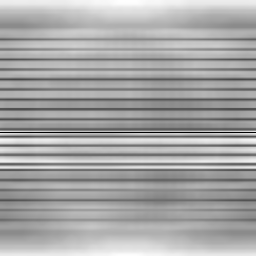
#> input picture 220 signal/Practice_DFT/online 21/Online_B/encrypted_image.tiff, 256 x 256 px, given in place of image.png, which was not available
$ python online.py
#> lines starting #> are read from the running program, lines starting #| are printed output that depends on the picture; pictures that were not available may be replaced by others from this repository, and a replacement may not be noted
import numpy as np
import matplotlib.pyplot as plt
from PIL import Image as PILImage


# ── Load images ───────────────────────────────────────────────────────────────
image         = np.array(PILImage.open("E:\\2-2\\220 signal\\Practice_DFT\\online 21\\Online_C\\image.png"))
#> image is the input picture: shape (256, 256) int32; min 48, max 12841585, mean 8372335.1
shifted_image = np.array(PILImage.open("E:\\2-2\\220 signal\\Practice_DFT\\online 21\\Online_C\\shifted_image.png"))
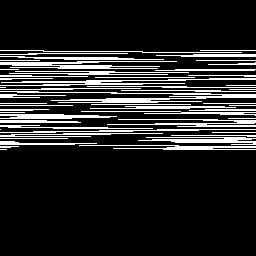
#> input picture 220 signal/Practice_DFT/online c1c2 22/shifted_image.jpg, 256 x 256 px, given in place of shifted_image.png, which was not available
#> shifted_image is the input picture: shape (256, 256, 3); min 0, max 255, mean 38.9

def to_gray(img):
    return img.mean(axis=2).astype(np.float64) if img.ndim == 3 else img.astype(np.float64)

img_gray  = to_gray(image)
simg_gray = to_gray(shifted_image)
H, W = img_gray.shape
#> H = 256; W = 256


# ── Helper: FFT-based circular cross-correlation ──────────────────────────────
def cross_corr_fft(a, b):
    """r[l] = IFFT( FFT(a) * conj(FFT(b)) )  — peak at l gives shift of b vs a."""
    A = np.fft.fft(a)
    B = np.fft.fft(b)
    return np.real(np.fft.ifft(A * np.conjugate(B)))


# ── Wise row / column selection ───────────────────────────────────────────────
# Pick row / col that has signal variation in BOTH images (maximises product of variances)
row_idx = int(np.argmax(np.var(img_gray, axis=1) * np.var(simg_gray, axis=1)))
#> row_idx = 69
col_idx = int(np.argmax(np.var(img_gray, axis=0) * np.var(simg_gray, axis=0)))
#> col_idx = 255
print(f"Selected row {row_idx} for horizontal shift, col {col_idx} for vertical shift")
#| Selected row 69 for horizontal shift, col 255 for vertical shift


# ── Step 1: Horizontal shift ──────────────────────────────────────────────────
corr_h = cross_corr_fft(img_gray[row_idx, :], simg_gray[row_idx, :])
#> corr_h = 256 values, max 1.72e+11 at index 136, min 1.46e+11 at index 31, mean 1.61e+11
h_raw  = int(np.argmax(corr_h))
#> h_raw = 136
horizontal_shift = h_raw if h_raw <= W // 2 else h_raw - W
#> horizontal_shift = -120
print(f"Detected horizontal shift: {horizontal_shift} pixels")
#| Detected horizontal shift: -120 pixels


# ── Step 2: Vertical shift ────────────────────────────────────────────────────
corr_v = cross_corr_fft(img_gray[:, col_idx], simg_gray[:, col_idx])
#> corr_v = 256 values, max 1.01e+11 at index 196, min 8.39e+10 at index 239, mean 9.44e+10
v_raw  = int(np.argmax(corr_v))
#> v_raw = 196
vertical_shift = v_raw if v_raw <= H // 2 else v_raw - H
#> vertical_shift = -60
print(f"Detected vertical shift  : {vertical_shift} pixels")
#| Detected vertical shift  : -60 pixels


# ── Step 3: Reverse the shift ─────────────────────────────────────────────────
reversed_shifted_image = np.roll(simg_gray, vertical_shift, axis=0)
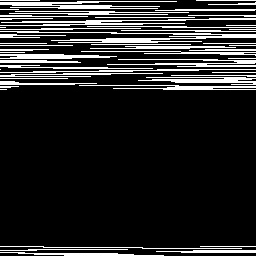
#> reversed_shifted_image: shape (256, 256) float64; min 0, max 255, mean 38.9
reversed_shifted_image = np.roll(reversed_shifted_image, horizontal_shift, axis=1)
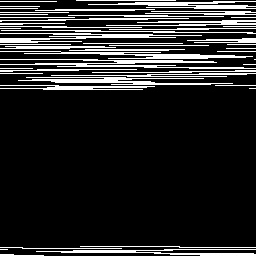
#> reversed_shifted_image: shape (256, 256) float64; min 0, max 255, mean 38.9

diff = np.abs(img_gray - reversed_shifted_image)
print(f"Max pixel difference after realignment : {diff.max():.2f}")
#| Max pixel difference after realignment : 12841330.00
print(f"Mean pixel difference after realignment: {diff.mean():.4f}")
#| Mean pixel difference after realignment: 8372296.1507


# ── Visualise ─────────────────────────────────────────────────────────────────
plt.figure(figsize=(14, 8))

plt.subplot(2, 3, 1)
plt.imshow(img_gray, cmap='gray'); plt.title("Original Image"); plt.axis('off')

plt.subplot(2, 3, 2)
plt.imshow(simg_gray, cmap='gray'); plt.title("Shifted Image"); plt.axis('off')

plt.subplot(2, 3, 3)
plt.imshow(reversed_shifted_image, cmap='gray')
plt.title(f"Reversed Shifted Image\n(h={horizontal_shift}, v={vertical_shift})")
plt.axis('off')

plt.subplot(2, 3, 4)
plt.plot(corr_h)
plt.axvline(h_raw, color='r', linestyle='--', label=f'peak={h_raw} → shift={horizontal_shift}')
plt.title("Horizontal Cross-Correlation"); plt.xlabel("Lag"); plt.legend(); plt.grid(True)

plt.subplot(2, 3, 5)
plt.plot(corr_v)
plt.axvline(v_raw, color='r', linestyle='--', label=f'peak={v_raw} → shift={vertical_shift}')
plt.title("Vertical Cross-Correlation"); plt.xlabel("Lag"); plt.legend(); plt.grid(True)

plt.subplot(2, 3, 6)
plt.imshow(diff, cmap='hot'); plt.title(f"Difference (max={diff.max():.1f})")
plt.colorbar(); plt.axis('off')

plt.tight_layout()
plt.show()
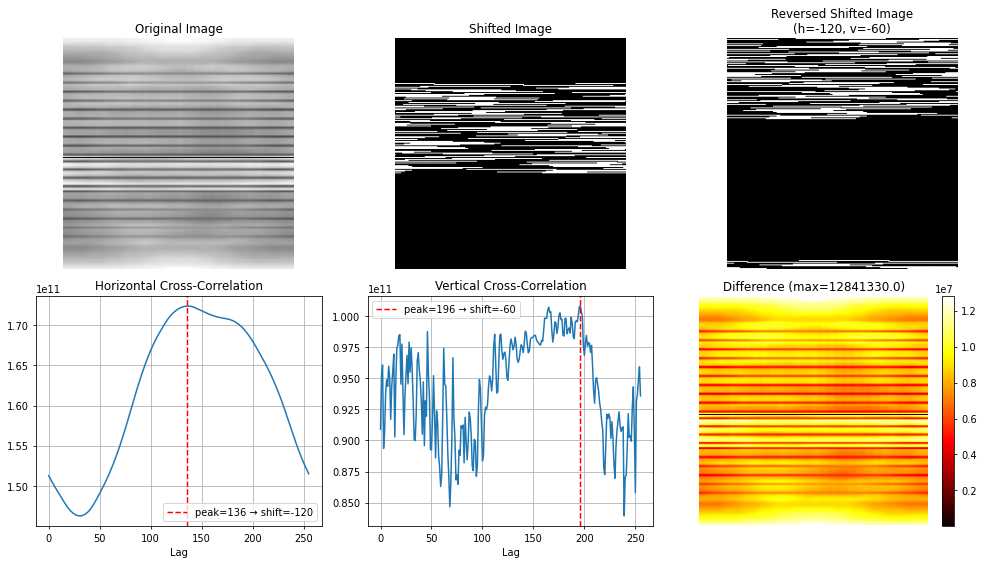
#> figure drawn by matplotlib, 7 panels; panel 4: curve peaks at x = 136, y = 1.72e+11; panel 5: curve peaks at x = 196, y = 1.01e+11
print("Done.")
